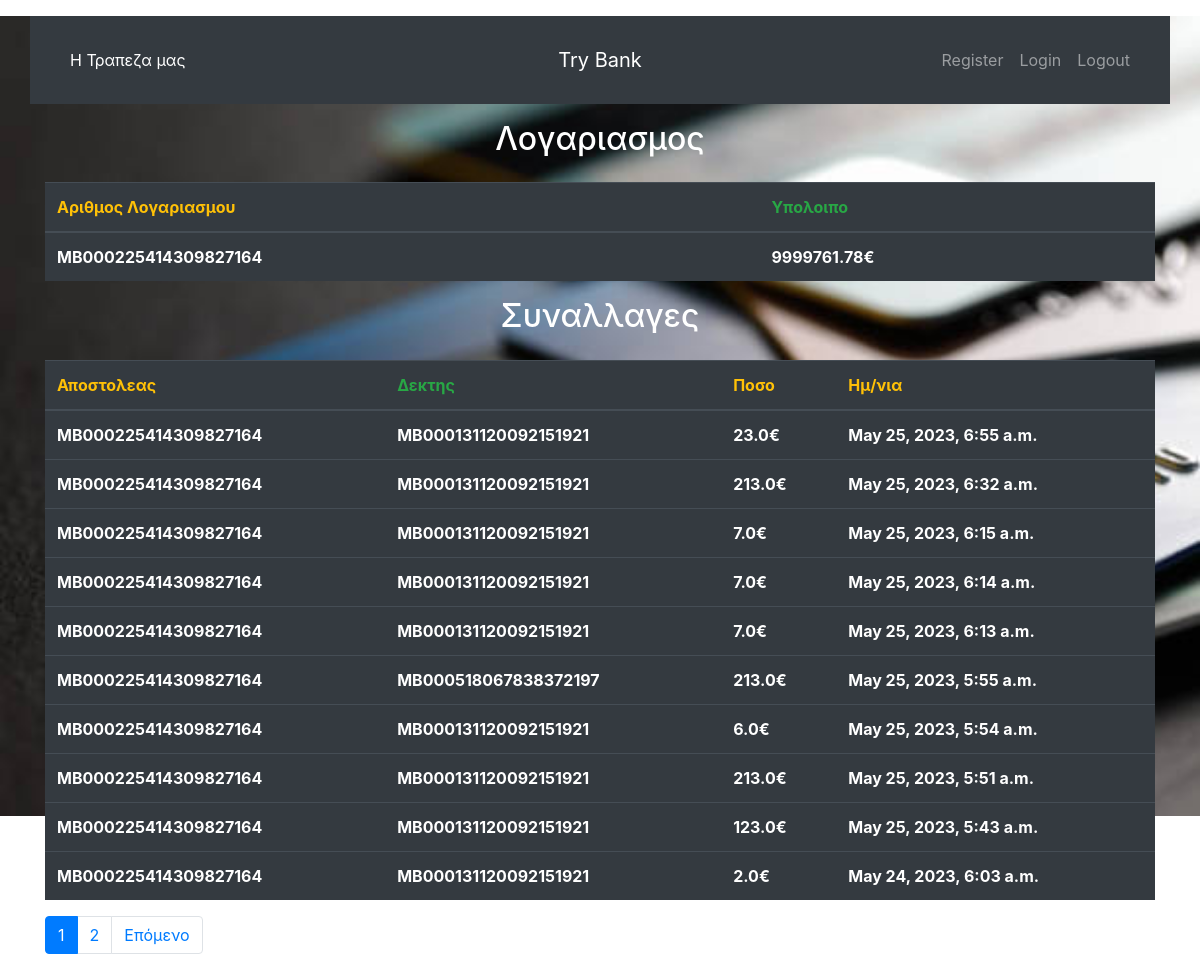
/profile/MB000225414309827164/, run on the app's committed database.
### customers/models.py (models this page shows, shortened)
class Accounts(models.Model):
    owner = models.ForeignKey(User, on_delete = models.CASCADE)
    acc_number = models.CharField(primary_key=True, max_length=20)
    balance = models.FloatField(default= 0)

class Transactions(models.Model):
    sender_acc = models.ForeignKey(Accounts,on_delete=models.CASCADE, related_name='sender_acc')
    recipient_acc = models.ForeignKey(Accounts, on_delete=models.CASCADE, related_name='recipient_acc')
    amount = models.FloatField()
    date = models.DateTimeField(auto_now_add=True,null=True, blank=True)

### customers/views.py (the view)
# urls.py: path('profile/<str:acc_number>/', views.account, name='account'),
def account(request, acc_number):
    query = Accounts.objects.get(acc_number = acc_number)
    saw_me = Transactions.objects.filter((Q(sender_acc=query) | Q(recipient_acc=query)))
    saw_me = saw_me.order_by('-date')
    paginator = Paginator(saw_me, per_page=10)
    page_number = request.GET.get('page', 1)
    pagin = paginator.get_page(page_number)
    context = {
        'object': query,
        'pagin' : pagin
    }
    return render(request, 'account.html', context=context)

### templates/account.html (shortened to what this page needs)
{% extends 'welcome_page.html' %}
{% block content %}
<div class="container">
    <div>
  <h2 class="text-center text-white">Λογαριασμος</h2>
    </div>
<div class="mt-4">
  <table class="table table-dark mt-4">
    <thead>
      <tr>
        <th class="text-warning">Αριθμος Λογαριασμου</th>
        <th class="text-success">Υπολοιπο</th>
      </tr>
    </thead>
      <tr>
        <th>{{object.acc_number}}</th>
        <th>{{object.balance}}€</th>
      </tr>
    <div class="mt-4">
  <table class="table table-dark mt-4">
      <div>
  <h2 class="text-center text-white">Συναλλαγες</h2>
    </div>
    <thead>
      <tr>
        <th class="text-warning">Αποστολεας</th>
        <th class="text-success">Δεκτης</th>
          <th class="text-warning">Ποσο</th>
        <th class="text-warning">Ημ/νια</th>
      </tr>
    </thead>
     {% for object in pagin %}
      <tr>
          <th>{{object.sender_acc.acc_number}}</th>
          <th>{{object.recipient_acc.acc_number}}</th>
          <th>{{object.amount}}€</th>
          <th>{{object.date}}</th>
      </tr>
        {% endfor %}
  </table>
    <nav aria-label="...">
  <ul class="pagination mt-3">
<li class="page-item active">
      <span class="page-link">{{pagin.number}}
      </span>
</li>
    {% if pagin.has_next%}
    <li class="page-item"><a class="page-link" href="?page={{pagin.next_page_number}}">{{pagin.next_page_number}}</a></li>
     <li class="page-item">
      <a class="page-link" href="?page={{pagin.next_page_number}}">Επόμενο</a>
       </li>
    {% endif %}
  </ul>
</nav>
  </div>
</div>
{% endblock content %}

### data on the page
Accounts: acc_number "MB000225414309827164", balance "9999761.78"
Transactions: sender_acc.acc_number "MB000225414309827164", recipient_acc.acc_number "MB000131120092151921", amount "23.0", date "May 25, 2023, 6:55 a.m."
Transactions: sender_acc.acc_number "MB000225414309827164", recipient_acc.acc_number "MB000131120092151921", amount "213.0", date "May 25, 2023, 6:32 a.m."
Transactions: sender_acc.acc_number "MB000225414309827164", recipient_acc.acc_number "MB000131120092151921", amount "7.0", date "May 25, 2023, 6:15 a.m."
Transactions: sender_acc.acc_number "MB000225414309827164", recipient_acc.acc_number "MB000131120092151921", amount "7.0", date "May 25, 2023, 6:14 a.m."
Transactions: sender_acc.acc_number "MB000225414309827164", recipient_acc.acc_number "MB000131120092151921", amount "7.0", date "May 25, 2023, 6:13 a.m."
Transactions: sender_acc.acc_number "MB000225414309827164", recipient_acc.acc_number "MB000518067838372197", amount "213.0", date "May 25, 2023, 5:55 a.m."
Transactions: sender_acc.acc_number "MB000225414309827164", recipient_acc.acc_number "MB000131120092151921", amount "6.0", date "May 25, 2023, 5:54 a.m."
Transactions: sender_acc.acc_number "MB000225414309827164", recipient_acc.acc_number "MB000131120092151921", amount "213.0", date "May 25, 2023, 5:51 a.m."
Transactions: sender_acc.acc_number "MB000225414309827164", recipient_acc.acc_number "MB000131120092151921", amount "123.0", date "May 25, 2023, 5:43 a.m."
Transactions: sender_acc.acc_number "MB000225414309827164", recipient_acc.acc_number "MB000131120092151921", amount "2.0", date "May 24, 2023, 6:03 a.m."

### other printed values
{{ pagin.number }} "1"
{{ pagin.next_page_number }} "2"
